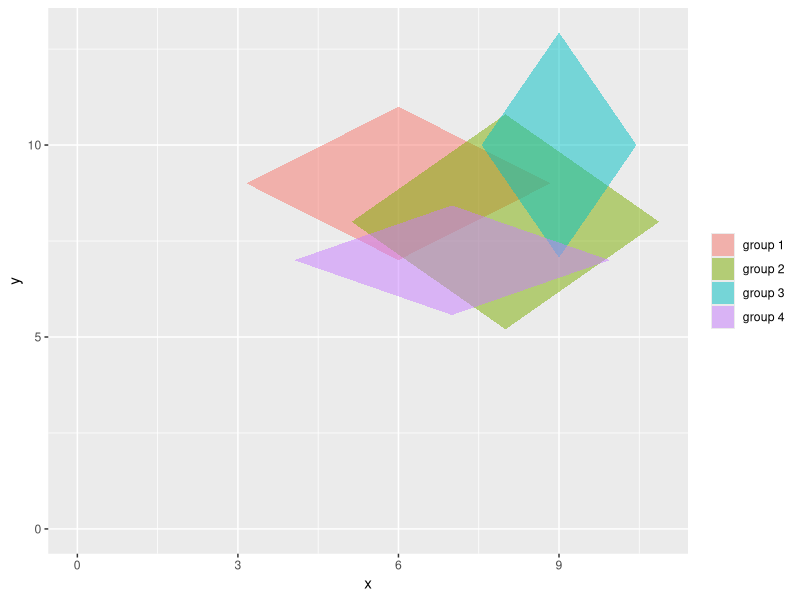

Reproduce this figure in R.
# Make polygon plot from two mus and sigmas for several groups -----------------

## Plot diamond polygons where 
## x and y are numeric variables, 
## each diamond represents a group,
## x mu and y mu are the center points of the diamonds,
## x sigma and y sigma provide the outer points of the diamonds (by being added 
## to and subtracted from the respective mu.)

# Set up -----------------------------------------------------------------------
library(tidyverse)

# Data -------------------------------------------------------------------------
# Create example data with random values
example_df <- data.frame(g = c("group 1", "group 2", "group 3", "group 4"),
                         x_mu = sample(5:10, 4, replace = FALSE),
                         y_mu = sample(5:10, 4, replace = FALSE),
                         x_sigma = runif(n = 4, min = 1, max = 3),
                         y_sigma = runif(n = 4, min = 1, max = 3)
                         )  

# Transform each x,y mu and x,y sigma into 4 x,y coord pairs
plot_df <- example_df %>%
  mutate(c1_x = x_mu, # specify the calculation for each coordinate
         c2_x = x_mu + x_sigma,  
         c3_x = x_mu,
         c4_x = x_mu - x_sigma,
         c1_y = y_mu + y_sigma,
         c2_y = y_mu, # note the different pattern for x and y. c1_x starts with mu, and c1_y starts with mu + sigma. Offsetting them makes the polygons correctly.
         c3_y = y_mu - y_sigma,
         c4_y = y_mu) %>%
  # get rid of these columns since we no longer need them for plotting
  select(-c(x_mu, y_mu, x_sigma, y_sigma)) %>% 
  pivot_longer(cols = !g,  # pivot every column except the column named "g"
               names_to = c("coord_num", ".value"), # name one column "coord_num" and name the other columns from the non-extracted part of the previous column names
               names_sep = "_") # this tells the line above what symbol separates the value that goes into the "coord_num" column from part of the column names that should remain column names


# Plot -------------------------------------------------------------------------
ggplot(plot_df) + 
  geom_polygon(aes(x = x,      # set of x coordinates
                   y = y,      # set of y coordinates
                   group = g,  # group coordinates so you don't get one big polygon
                   fill  = g), # values for color fill
               alpha = .5      # make them transparent in case of overlap
               ) + 
  lims(x = c(0, NA),   # begin axes at 0 with an unspecified max
       y = c(0, NA)) +
  theme(legend.title = element_blank())

# End! -------------------------------------------------------------------------
